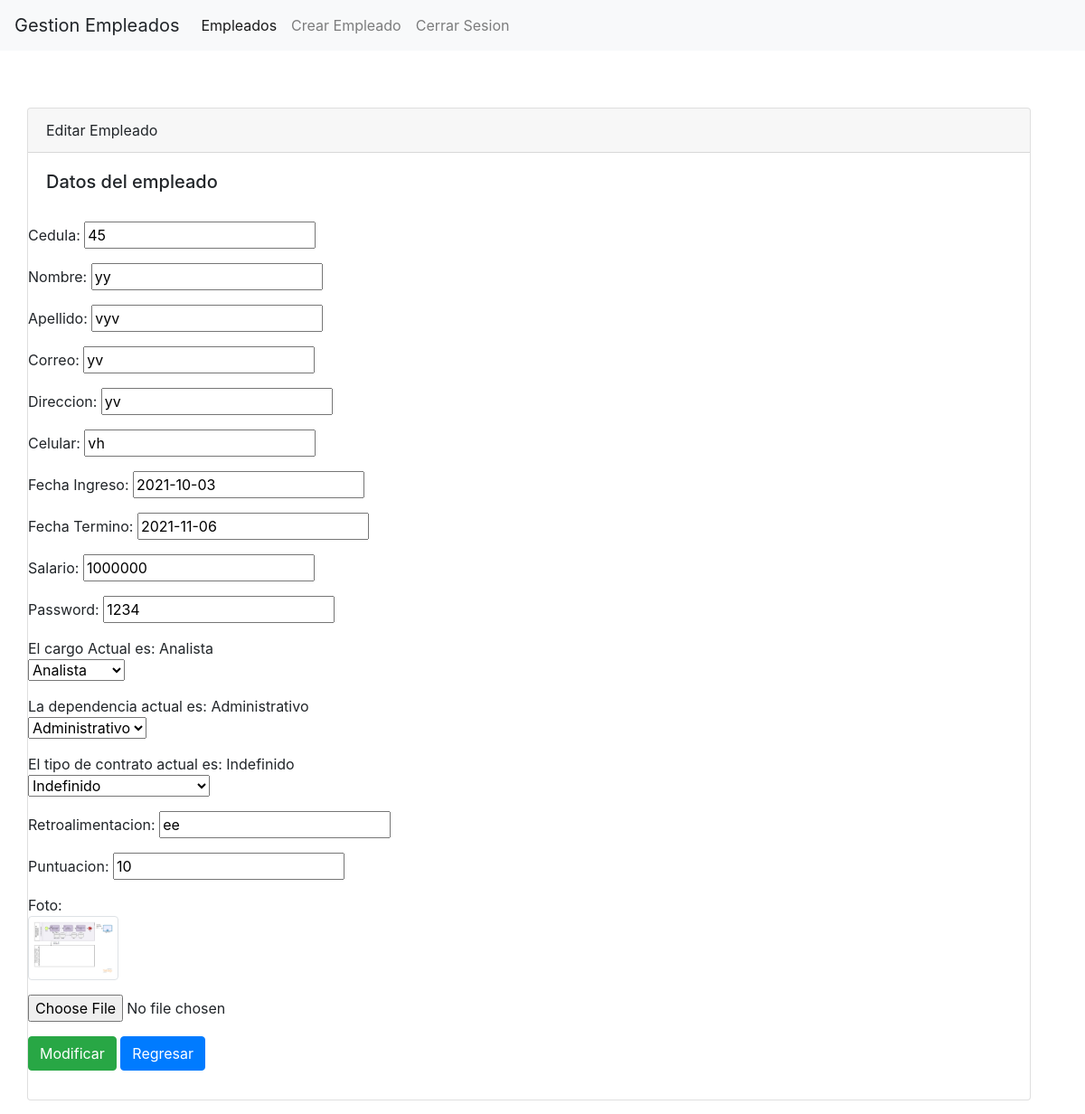
Page /editar/45 (signed in) on the committed database.
### tables this page shows
CREATE TABLE usuarios (id_cedula INTEGER PRIMARY KEY NOT NULL, nombre VARCHAR (50) NOT NULL, apellido VARCHAR (50) NOT NULL, correo VARCHAR (50) NOT NULL, direccion VARCHAR (150) NOT NULL, celular INTEGER NOT NULL, fecha_ingreso DATE NOT NULL, fecha_termino DATE, salario INTEGER NOT NULL, password VARCHAR (200) NOT NULL, id_cargo INTEGER NOT NULL, id_perfil INTEGER NOT NULL, id_dependencia INTEGER NOT NULL, id_tipo_contrato INTEGER NOT NULL, retroalimentacion VARCHAR (2000), puntuacion INTEGER DEFAULT (0), foto TEXT (5000), CONSTRAINT FKcargos FOREIGN KEY (id_cargo) REFERENCES cargo (id_cargo), CONSTRAINT FKdependencias FOREIGN KEY (id_dependencia) REFERENCES dependencia (id_dependencia), CONSTRAINT FKdependiencias FOREIGN KEY (id_dependencia) REFERENCES dependencia (id_dependencia), CONSTRAINT FKcontratos FOREIGN KEY (id_tipo_contrato) REFERENCES tipo_contrato (id_tipo_contrato), CONSTRAINT PKperfiles FOREIGN KEY (id_perfil) REFERENCES perfil (id_perfil));

CREATE TABLE cargo (id_cargo INTEGER PRIMARY KEY NOT NULL, nombre_cargo VARCHAR (50) NOT NULL);

CREATE TABLE dependencia (id_dependencia INTEGER PRIMARY KEY NOT NULL, nombre_dependencia VARCHAR (50) NOT NULL);

CREATE TABLE tipo_contrato (id_tipo_contrato INTEGER PRIMARY KEY NOT NULL, nombre_tipo_contrato VARCHAR (50) NOT NULL);

### app.py (the view, shortened to what this page needs)
@app.route('/editar/<int:id>')
def edit(id):
    rol = str(session.get('id_perfil'))
    if rol == '2':
        db =get_db()
        cursor = get_db().execute("SELECT id_cedula,nombre,apellido,correo,direccion, celular,fecha_ingreso,fecha_termino, salario, password,nombre_cargo,nombre_dependencia,nombre_tipo_contrato,retroalimentacion,puntuacion,foto FROM usuarios left JOIN cargo on usuarios.id_cargo = cargo.id_cargo left JOIN dependencia on dependencia.id_dependencia = usuarios.id_dependencia left JOIN perfil on usuarios.id_perfil = perfil.id_perfil left JOIN tipo_contrato on usuarios.id_tipo_contrato = tipo_contrato.id_tipo_contrato WHERE id_cedula = ?",(id,))
        editado=cursor.fetchone()
        print(editado)
        db.commit()
        cursor.close()
        return render('/editar.html',editado=editado)

### db.py (called while the page is built)
def get_db():
    try:
        if 'db' not in g:
            print('conectada')
            g.db = sqlite3.connect('empleados.db')
        return g.db
    except Error:
        print(Error)

### templates/editar.html (shortened to what this page needs)
{% include 'header.html' %}
<br><br>
    <form method="post" action="/update" enctype="multipart/form-data">
        <div class="card">
          <div class="card-header">
            Editar Empleado
          </div>
          <div class="card-body">
            <h5 class="card-title">Datos del empleado</h5>
            </div>
            <div class="form-group">
              Cedula:
              <input type="text" name="id" value="{{editado[0]}}" id="id">
            </div>
            <div class="form-group">
              Nombre:
              <input type="text" name="nombre" value="{{editado[1]}}" id="nombre">
            </div>
            <div class="form-group">
              Apellido:
              <input type="text" name="apellidos" value="{{editado[2]}}" id="apellidos">
            </div>
            <div class="form-group">
              Correo:
              <input type="text" name="correo" value="{{editado[3]}}" id="correo">
            </div>
            <div class="form-group">
              Direccion:
              <input type="text" name="direccion" value="{{editado[4]}}" id="direccion">
            </div>
            <div class="form-group">
              Celular:
              <input type="text" name="celular" value="{{editado[5]}}" id="celular">
            </div>
            <div class="form-group">
              Fecha Ingreso:
              <input type="text" name="fecha_ingreso" value="{{editado[6]}}" id="fecha_ingresola">
            </div>
            <div class="form-group">
              Fecha Termino:
              <input type="text" name="fecha_termino" value="{{editado[7]}}" id="fecha_termino">
            </div>
            <div class="form-group">
              Salario:
              <input type="text" name="salario" value="{{editado[8]}}" id="salario">
            </div>
            <div class="form-group">
              Password:
              <input type="text" name="password" value="{{editado[9]}}" id="password">
            </div>
            <div class="form-group">
              El cargo Actual es: {{editado[10]}}<br>
              <select name="cargo">
                <option value="2" selected>Analista</option>
              </select>
            </div>
            <div class="form-group">
              La dependencia actual es: {{editado[11]}}<br>
              <select name="dependencia">
                <option value="2" selected>Administrativo</option>
              </select>
            </div>
            <div class="form-group">
              El tipo de contrato actual es: {{editado[12]}}<br>
              <select name="contrato">
                <option value="2" selected>Indefinido</option>
              </select>
            </div>
            <div class="form-group">
              Retroalimentacion:
              <input type="text" name="retroalimentacion" value="{{editado[13]}}" id="retroalimentacion">
            </div>
            <div class="form-group">
              Puntuacion:
              <input type="text" name="puntuacion" value="{{editado[14]}}" id="puntuacion">
            </div>
            <div class="form-group">
              Foto:
              <br><img class="img-thumbnail" width="100" src="{{ url_for('uploads',nombreFoto=editado[15])}}" alt="">
            </div>
            <div class="form-group">
              <input type="file" name="foto" value="{{editado[15]}}" id="foto">
            </div>
            <div class="form-group">
              <input type="submit" class="btn btn-success" value="Modificar">
              <a href="{{url_for('retornar')}}" class="btn btn-primary" >Regresar</a>
            </div>
        </form>
          </div>
    {% include 'footer.html' %}

### rows in the picture
usuarios: id "45", nombre "yy", apellidos "vyv", correo "yv", direccion "yv", celular "vh", fecha_ingreso "2021-10-03", fecha_termino "2021-11-06", salario "1000000", password "1234", retroalimentacion "ee", puntuacion "10", foto (picture)
cargo: nombre_cargo "Analista"
dependencia: nombre_dependencia "Administrativo"
tipo_contrato: nombre_tipo_contrato "Indefinido"
